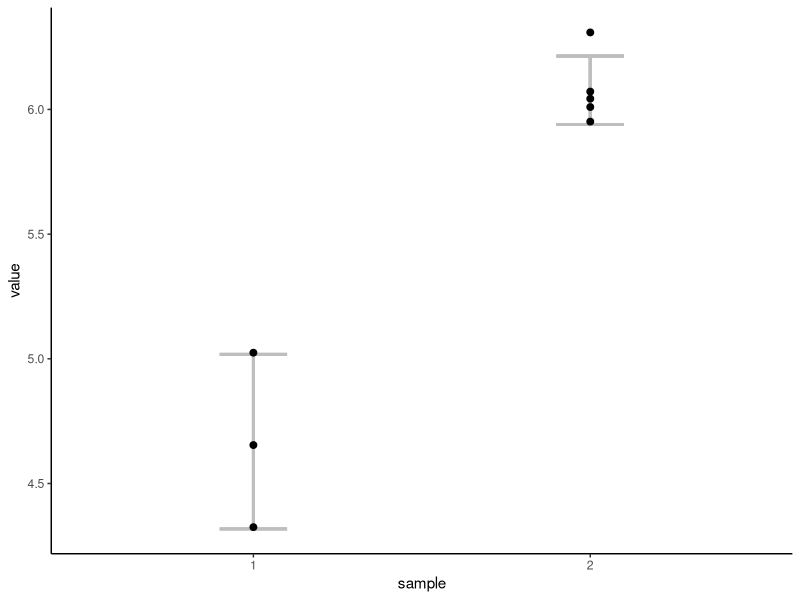

Reproduce this figure in R.
library(dplyr)
library(ggplot2)
library(ggbeeswarm)

#=================
# Question portion
#=================
# Set seed
set.seed(124153)

# Sample two groups one with n = 3 and one n = 5
sample_1 <- rnorm(3,4,0.8)

sample_2 <- rnorm(5,6,0.1)

# Combine into df
sample_df <- data.frame(value = c(sample_1,
                                  sample_2),
                        sample = c(1,1,1,2,2,2,2,2)) %>%
  group_by(sample) %>%
  mutate(mean = mean(value),
         stdd = sd(value),
         val_max = mean + stdd,
         val_min = mean - stdd,
         sample = as.factor(sample))

# Plot the two samples with error bar being sd
sample_plot <- ggplot(data = sample_df) +
  geom_errorbar(aes(x = sample,
                    ymax = val_max,
                    ymin = val_min),
                width = 0.2,
                color = "gray",
                linewidth = 1) +
  geom_beeswarm(aes(x = sample, y = value),
             size = 2) +
  theme_classic()

print(sample_plot)